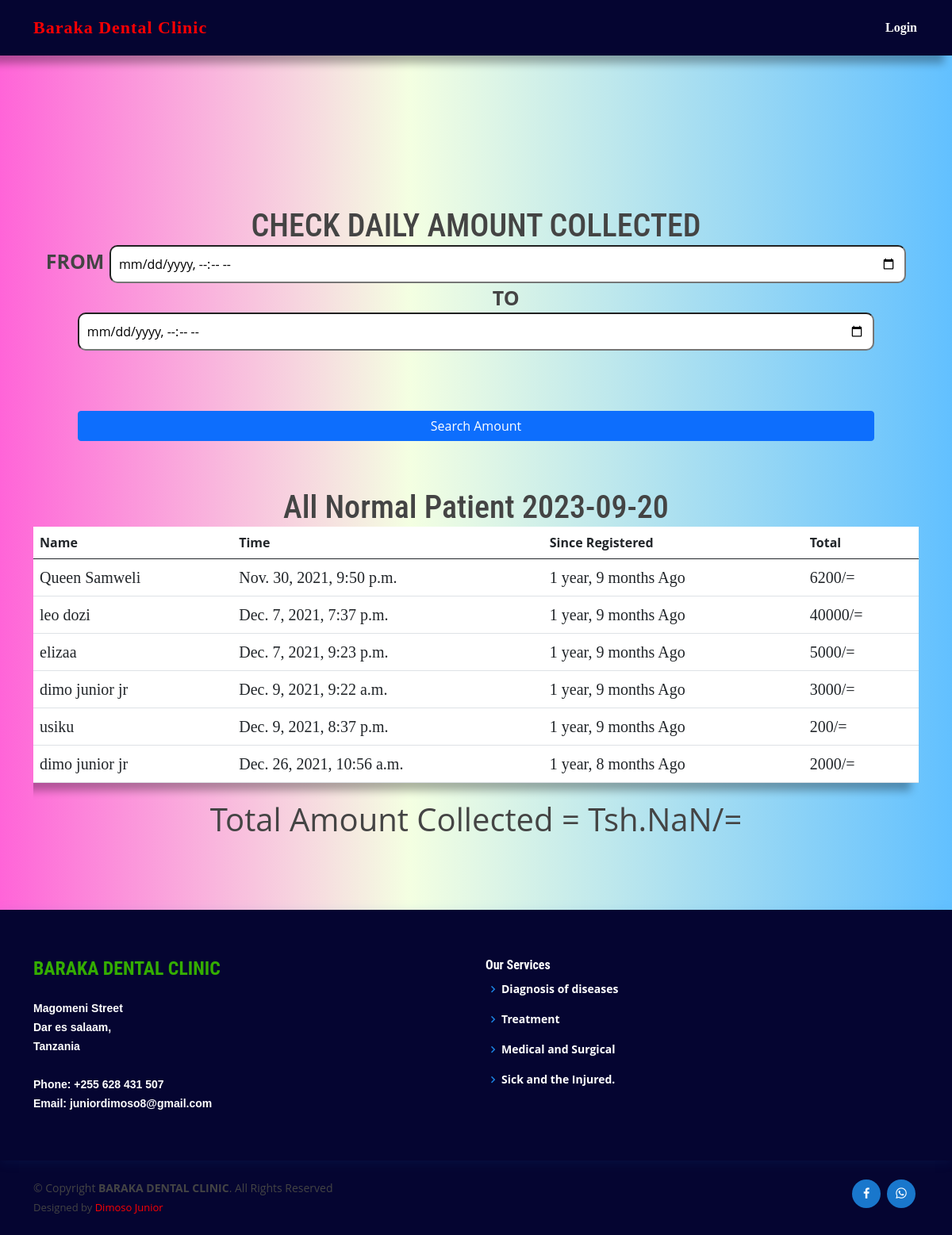
Page /home/daily_amount/ on the committed database.
### hospital/models.py (models this page shows, shortened)
class KawaidaDozi(models.Model):
    accepted=models.BooleanField(default=False, null=True, blank=True)
    accepted_date=models.DateTimeField(auto_now_add=False, blank=True,null=True)
    accepted_quantity=models.BooleanField(default=False, null=True, blank=True)
    comments =models.TextField(max_length=200, default='', blank=True, null=True)
    invoice_number =models.IntegerField(blank=True, null=True)
    invoice_date =models.DateField(auto_now_add=False, blank=True, null=True)
    name =models.CharField('Customer Name', max_length=200, default='', blank=True, null=True)
    line_one =models.CharField('Line 1', max_length=200, default='', blank=True, null=True)
    line_one_description=models.CharField('Description 1', max_length=200,blank=True, null=True)
    line_one_quantity =models.IntegerField('Quantity', default=0, blank=True, null=True)
    line_one_unit_price =models.IntegerField('Unit Price (D)',default=0, blank=True, null=True)
    line_one_total_price =models.IntegerField('Line Total Price (D)', default=0, blank=True, null=True)
    accepted_line_one=models.BooleanField(default=False, null=True, blank=True)
    line_two =models.CharField('Line 2', max_length=200, default='', blank=True, null=True)
    line_two_description=models.CharField('Description 2', max_length=200,blank=True, null=True)
    line_two_quantity =models.IntegerField('Quantity', default=0, blank=True, null=True)
    line_two_unit_price =models.IntegerField('Unit Price (D)',default=0, blank=True, null=True)
    line_two_total_price =models.IntegerField('Line Total Price (D)', default=0, blank=True, null=True)
    accepted_line_two=models.BooleanField(default=False, null=True, blank=True)
    line_three =models.CharField('Line 3', max_length=200, default='', blank=True, null=True)
    line_three_description=models.CharField('Description 3', max_length=200,blank=True, null=True)
    line_three_quantity =models.IntegerField('Quantity', default=0, blank=True, null=True)
    line_three_unit_price =models.IntegerField('Unit Price (D)',default=0, blank=True, null=True)
    line_three_total_price =models.IntegerField('Line Total Price (D)', default=0, blank=True, null=True)
    accepted_line_three=models.BooleanField(default=False, null=True, blank=True)
    line_four =models.CharField('Line 4', max_length=200, default='', blank=True, null=True)
    line_four_description=models.CharField('Description 4', max_length=200,blank=True, null=True)
    line_four_quantity =models.IntegerField('Quantity', default=0, blank=True, null=True)
    line_four_unit_price =models.IntegerField('Unit Price (D)',default=0, blank=True, null=True)
    line_four_total_price =models.IntegerField('Line Total Price (D)', default=0, blank=True, null=True)
    accepted_line_four=models.BooleanField(default=False, null=True, blank=True)
    line_five =models.CharField('Line 5', max_length=200, default='', blank=True, null=True)
    line_five_description=models.CharField('Description 5', max_length=200,blank=True, null=True)
    line_five_quantity =models.IntegerField('Quantity', default=0, blank=True, null=True)
    line_five_unit_price =models.IntegerField('Unit Price (D)',default=0, blank=True, null=True)
    line_five_total_price =models.IntegerField('Line Total Price (D)', default=0, blank=True, null=True)
    accepted_line_five=models.BooleanField(default=False, null=True, blank=True)
    line_six =models.CharField('Line 6', max_length=200, default='', blank=True, null=True)
    line_six_description=models.CharField('Description 6', max_length=200,blank=True, null=True)
    line_six_quantity =models.IntegerField('Quantity', default=0, blank=True, null=True)
    line_six_unit_price =models.IntegerField('Unit Price (D)',default=0, blank=True, null=True)
    line_six_total_price =models.IntegerField('Line Total Price (D)', default=0, blank=True, null=True)
    accepted_line_six=models.BooleanField(default=False, null=True, blank=True)
    line_seven =models.CharField('Line 7', max_length=200, default='', blank=True, null=True)
    line_seven_description=models.CharField('Description 7', max_length=200,blank=True, null=True)
    line_seven_quantity =models.IntegerField('Quantity', default=0, blank=True, null=True)
    line_seven_unit_price =models.IntegerField('Unit Price (D)',default=0, blank=True, null=True)
    line_seven_total_price =models.IntegerField('Line Total Price (D)', default=0, blank=True, null=True)
    accepted_line_seven=models.BooleanField(default=False, null=True, blank=True)
    line_eight =models.CharField('Line 8', max_length=200, default='', blank=True, null=True)
    line_eight_description=models.CharField('Description 8', max_length=200,blank=True, null=True)
    line_eight_quantity =models.IntegerField('Quantity', default=0, blank=True, null=True)
    line_eight_unit_price =models.IntegerField('Unit Price (D)',default=0, blank=True, null=True)
    line_eight_total_price =models.IntegerField('Line Total Price (D)', default=0, blank=True, null=True)
    accepted_line_eight=models.BooleanField(default=False, null=True, blank=True)
    line_nine =models.CharField('Line 9', max_length=200, default='', blank=True, null=True)
    line_nine_description=models.CharField('Description 9', max_length=200,blank=True, null=True)
    line_nine_quantity =models.IntegerField('Quantity', default=0, blank=True, null=True)
    line_nine_unit_price =models.IntegerField('Unit Price (D)',default=0, blank=True, null=True)
    line_nine_total_price =models.IntegerField('Line Total Price (D)', default=0, blank=True, null=True)
    accepted_line_nine=models.BooleanField(default=False, null=True, blank=True)
    line_ten =models.CharField('Line 10', max_length=200, default='', blank=True, null=True)
    line_ten_description=models.CharField('Description 10', max_length=200,blank=True, null=True)
    line_ten_quantity =models.IntegerField('Quantity', default=0, blank=True, null=True)
    line_ten_unit_price =models.IntegerField('Unit Price (D)',default=0, blank=True, null=True)
    line_ten_total_price =models.IntegerField('Line Total Price (D)', default=0, blank=True, null=True)
    accepted_line_ten=models.BooleanField(default=False, null=True, blank=True)
    phone_number = models.CharField(max_length=120, default='', blank=True, null=True)
    total = models.IntegerField( default='0', blank=True, null=True)
    balance = models.IntegerField(default='0', blank=True, null=True)
    time_stamp = models.DateTimeField(auto_now_add=True, auto_now=False)
    reg_date= models.DateTimeField(verbose_name="date joined", auto_now_add=True)
    last_updated = models.DateTimeField(auto_now_add=False, auto_now=True, blank=True)
    paid = models.BooleanField(default=False)
    invoice_type_choice = (
        ('Receipt', 'Receipt'),
        ('invoice', 'invoice'),
    )
    invoice_type = models.CharField(max_length=50, default='', blank=True, null=True, choices=invoice_type_choice)
    chagua_huduma = (
        ('vipimo', 'vipimo'),
        ('dawa', 'dawa'),
    )
    huduma = models.CharField(max_length=50, default='', blank=True, null=True, choices=chagua_huduma)
    class Meta:
        db_table='KAWAIDA_DOZI'

### hospital/views.py (the view)
# urls.py: path('daily_amount/', views.daily_amount, name="daily_amount"),
def daily_amount(request):
    if request.method == "POST":
        fromdate = request.POST.get('fromdate')
        enddate = request.POST.get('enddate')
        result = KawaidaDozi.objects.raw('select id, name, time_stamp, total from KAWAIDA_DOZI where time_stamp between "'+fromdate+'" and "'+enddate+'" ')
        context = {
        "queryset":result,
        }
        return render(request, 'hospital/daily_amount.html', context)
    else:
        start_date = datetime.date(2021,10,13)
        end_date = datetime.date(2021,12,30)
        myDate = datetime.datetime.now()
        myDate1 = datetime.datetime.now().date()
        myDate2 = datetime.datetime.now().time()
        queryset = KawaidaDozi.objects.filter(time_stamp__range=(start_date, end_date))
        context = {
            "queryset":queryset,
            "myDate": myDate,
            "myDate1": myDate1,
            "myDate2": myDate2
        }
        return render(request, 'hospital/daily_amount.html', context)

### appointment/context_processors.py (called while the page is built)
def get_notification(request):
	count = Appointment.objects.filter(accepted=False).count()
	data = {
	    "count":count
	}
	return data

### hospital/templates/hospital/daily_amount.html (shortened to what this page needs)
{% extends 'hospital/base.html' %}
{% load static %}
{% block content %}
<!DOCTYPE html>
<html lang="en">
<head>
     <link rel="stylesheet" href="{% static 'hospital/jqueryui/jquery-ui.css' %}">
    <link rel="stylesheet" href="{% static 'hospital/jqueryui/jquery-ui.structure.min.css' %}">
    <link rel="stylesheet" href="{% static 'hospital/jqueryui/jquery-ui.structure.css' %}">
    <link rel="stylesheet" href="{% static 'hospital/jqueryui/jquery-ui.theme.min.css' %}">
     <link rel="stylesheet" href="{% static 'hospital/jqueryui/jquery-ui.theme.css' %}">
</head>
<body>
  <main class="mt-5 pt-4">
    <div class="container" style="margin-top: 4cm;">
<div>
  <center>
 <h1>CHECK DAILY AMOUNT COLLECTED {{queryset.time_stamp}}</h1>
<form action="" method="POST">
  <span style="margin-left: 0cm;font-weight: bold;font-size: 25px;">FROM </span> <input type="datetime-local" name="fromdate">
  <span style="margin-left: 2cm;font-weight: bold;font-size: 25px;">TO</span>   <input type="datetime-local" name="enddate"><br>
   <center>
 <input type="submit" class="btn btn-primary" value="Search Amount" style="margin-top: 2cm;">
 </center>
      <section class="mb-4">
            <center>
        <h1>All Normal Patient  {{ myDate1|date:'Y-m-d'}}</h1>
        </center>
     <div class="table-responsive text-nowrap" >
          <table class="table" id="table">
            <thead>
              <tr>
                <th scope="col"> Name</th>
                <th scope="col">Time</th>
                <th scope="col">Since Registered</th>
                 <th scope="col">Total</th>
                             </tr>
            </thead>
            <tbody>
                {% for object in queryset %}
                {% if object.accepted == True %}
            <tr>
                <td>{{object.name}}</td>
                <td>{{object.time_stamp}}</td>
                <td>{{object.time_stamp|timesince}} Ago</td>
                <td>{{object.total}}/=</td>
            </tr>
            {% endif %}
              {% endfor %}
            </tbody>
          </table>
<span id="val" style="font-size: 40px;"></span>
     </div>
      </section>
</form>
    </center>
  </div>
    </div>
  </main>
</body>
</html>
{% endblock %}

### hospital/static/hospital/assets/css/style.css (style rules this page uses)
html, body { font-size: 100%; background:; font-family: 'Open Sans', sans-serif; }
input[type="button"],input[type="submit"],li.parallelogram { transition:0.5s all; -webkit-transition:0.5s all; -moz-transition:0.5s all; -o-transition:0.5s all; -ms-transition:0.5s all; }
h1,h2,h3,h4,h5,h6 { margin:0; font-family: 'Roboto Condensed', sans-serif; }

### hospital/templates/hospital/daily_amount.html (style rules this page uses)
body { background: linear-gradient(90deg, #ff00bf9b 0%, #c6ff6932 43%, #0099ff9d 100%); }
td { font-size: 20px; font-family: bold; }

### rows in the picture
KawaidaDozi: name "Queen Samweli", time_stamp "Nov. 30, 2021, 9:50 p.m.", time_stamp "1 year, 9 months", total "6200"
KawaidaDozi: name "leo dozi", time_stamp "Dec. 7, 2021, 7:37 p.m.", time_stamp "1 year, 9 months", total "40000"
KawaidaDozi: name "elizaa", time_stamp "Dec. 7, 2021, 9:23 p.m.", time_stamp "1 year, 9 months", total "5000"
KawaidaDozi: name "dimo junior jr", time_stamp "Dec. 9, 2021, 9:22 a.m.", time_stamp "1 year, 9 months", total "3000"
KawaidaDozi: name "usiku", time_stamp "Dec. 9, 2021, 8:37 p.m.", time_stamp "1 year, 9 months", total "200"
KawaidaDozi: name "dimo junior jr", time_stamp "Dec. 26, 2021, 10:56 a.m.", time_stamp "1 year, 8 months", total "2000"
